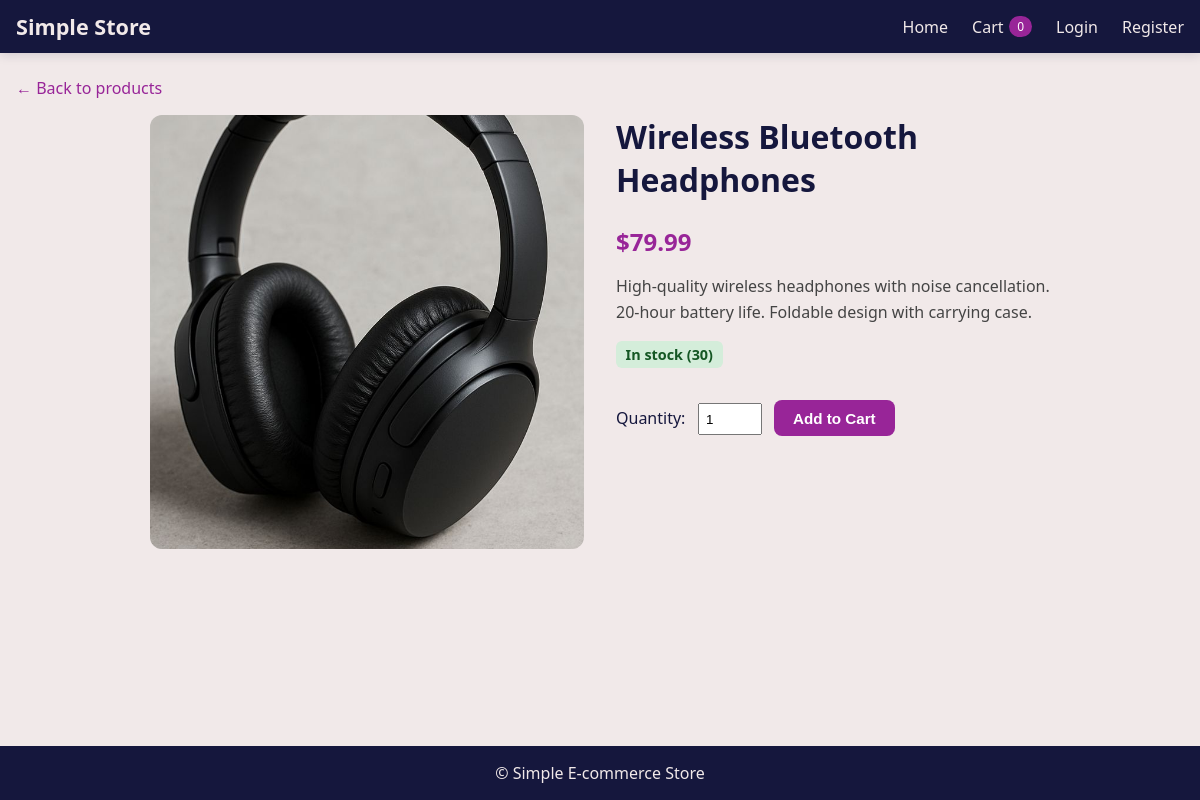
Page /2/ on the committed database.
### apps/products/models.py (models this page shows, shortened)
class Product(models.Model):
    name = models.CharField(max_length=200)
    description = models.TextField()
    price = models.DecimalField(max_digits=10, decimal_places=2)
    image = models.ImageField(upload_to='products/', blank=True, null=True)
    stock = models.PositiveIntegerField(default=0)
    created_at = models.DateTimeField(auto_now_add=True)
    class Meta:
        ordering = ['-created_at']
    @property
    def in_stock(self):
        return self.stock > 0

### apps/products/views.py (the view)
# urls.py: path('<int:pk>/', views.product_detail, name='product_detail'),
def product_detail(request, pk):
    product = get_object_or_404(Product, pk=pk)
    return render(request, 'products/product_detail.html', {'product': product})

### apps/cart/cart.py (called while the page is built)
    def __len__(self):
        return sum(item['quantity'] for item in self.cart.values())

    def get_total_price(self):
        return sum(
            Decimal(item['price']) * item['quantity']
            for item in self.cart.values()
        )

### apps/cart/context_processors.py (called while the page is built)
def cart_total(request):
    from .cart import Cart
    cart = Cart(request)
    return {
        'cart_total_items': len(cart),
        'cart_total_price': cart.get_total_price(),
    }

### templates/products/product_detail.html (shortened to what this page needs)
{% extends 'base.html' %}
{% load static %}
{% block content %}
<a href="{% url 'products:product_list' %}" class="back-link">← Back to products</a>
<div class="product-detail">
    <div>
        {% if product.image %}
            <img class="product-detail-image" src="{{ product.image.url }}" alt="{{ product.name }}">
        {% else %}
            <img class="product-detail-image" src="{% static 'images/placeholder.svg' %}" alt="{{ product.name }}">
        {% endif %}
    </div>
    <div class="product-detail-info">
        <h1>{{ product.name }}</h1>
        <p class="product-detail-price">${{ product.price }}</p>
        <p class="product-detail-desc">{{ product.description }}</p>
        <span class="stock-badge {% if product.in_stock %}stock-in{% else %}stock-out{% endif %}">
            {% if product.in_stock %}In stock ({{ product.stock }}){% else %}Out of stock{% endif %}
        </span>
        <br>
        {% if product.in_stock %}
        <form action="{% url 'cart:cart_add' product.id %}" method="post" style="margin-top: 1rem;">
            <label for="qty">Quantity:</label>
            <input type="number" id="qty" name="quantity" value="1" min="1" max="{{ product.stock }}" style="width: 4rem; padding: 0.4rem; margin: 0 0.5rem;">
            <button type="submit" class="btn btn-primary">Add to Cart</button>
        </form>
        {% endif %}
    </div>
</div>
{% endblock %}

### static/css/style.css (style rules this page uses)
:root { --navy: #15173D; --purple: #982598; --pink: #E491C9; --cream: #F1E9E9; --white: #fff; --shadow: rgba(21, 23, 61, 0.15); }
* { box-sizing: border-box; }
body { margin: 0; font-family: 'Segoe UI', system-ui, sans-serif; background: var(--cream); color: var(--navy); min-height: 100vh; display: flex; flex-direction: column; }
.btn { display: inline-block; padding: 0.6rem 1.2rem; border-radius: 8px; font-weight: 600; text-align: center; text-decoration: none; border: none; cursor: pointer; font-size: 0.95rem; transition: background 0.2s, color 0.2s; }
.btn-primary { background: var(--purple); color: var(--white); }
.product-detail { display: grid; gap: 2rem; max-width: 900px; margin: 0 auto; }
@media (min-width: 640px) { .product-detail { grid-template-columns: 1fr 1fr; } }
.product-detail-image { width: 100%; aspect-ratio: 1; object-fit: cover; border-radius: 12px; background: var(--cream); }
.product-detail-info h1 { margin: 0 0 0.5rem; color: var(--navy); }
.product-detail-price { font-size: 1.5rem; font-weight: 700; color: var(--purple); margin-bottom: 0.75rem; }
.product-detail-desc { color: #444; line-height: 1.6; margin-bottom: 1rem; }
.stock-badge { display: inline-block; padding: 0.25rem 0.6rem; border-radius: 6px; font-size: 0.9rem; font-weight: 600; margin-bottom: 1rem; }
.stock-in { background: #d4edda; color: #155724; }
.back-link { display: inline-block; margin-bottom: 1rem; color: var(--purple); text-decoration: none; font-weight: 500; }

### rows in the picture
Product: image (picture), name "Wireless Bluetooth Headphones", price "79.99", description "High-quality wireless headphones with noise cancellation. 20-hour battery life. Foldable design with carrying case.", stock "30"

### other values in the picture
{{ cart_total_items|default:0 }} "0"
